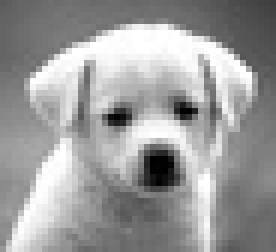
#> input picture SAMPLE_CREATOR/SAMPLES/sample_image_dog.jpg, 46 x 42 px, shrunk from 332 x 300 before the run (shown 6 times larger)
$ python sample_creator.py
#> lines starting #> are read from the running program, lines starting #| are printed output that depends on the picture
### SAMPLE_CREATOR/SIGNAL_ADDER/signal_adder.py
import numpy as np
import numpy.random as r


class signalAdder:
    def __init__(self):
        self.OWNER          = "IBRAHIM METE BINGOL"
        self.VERSION        = "1.0.0"
        self.DESCRIPTION    = "This class represents a signal adder that can be used to add image signals."
        self.CREATION_DATE  = "2025-07-27"
        self.LAST_MODIFIED  = "2025-07-27"
    # [35 lines left out: functions getOwner, getVersion, getDescription, getCreationDate, getLastModified, CreateRandomImageSignal1D and 1 more, not called in this run]
    def imageToImageSignal1D(self, filePath : str):
        """
        Converts a PNG image to a 1D signal.

        Parameters:
        filePath (str): The path to the PNG file.

        Returns:
        np.array: The 1D signal represented by the image.
        """
        from PIL import Image
        img = Image.open(filePath)
        return np.array(img).flatten()
    def imageToImageSignal2D(self, filePath : str):
        """
        Converts a PNG image to a 2D signal.
        Parameters:
        filePath (str): The path to the PNG file.
        Returns:
        np.array: The 2D signal represented by the image.
        """
        from PIL import Image
        img = Image.open(filePath)
        return np.array(img)

    def linearMap1DSignal(self, signal : np.ndarray, minValue : float, maxValue : float):
        """
        Maps a 1D signal to a specified range.

        Parameters:
        signal (np.ndarray): The input 1D signal.
        minValue (float): The minimum value of the output range.
        maxValue (float): The maximum value of the output range.

        Returns:
        np.ndarray: The mapped 1D signal.
        """
        return np.interp(signal, (signal.min(), signal.max()), (minValue, maxValue))

    def linearMap2DSignal(self, signal : np.ndarray, minValue : float, maxValue : float):
        """
        Maps a 2D signal to a specified range.

        Parameters:
        signal (np.ndarray): The input 2D signal.
        minValue (float): The minimum value of the output range.
        maxValue (float): The maximum value of the output range.

        Returns:
        np.ndarray: The mapped 2D signal.
        """
        return np.interp(signal, (signal.min(), signal.max()), (minValue, maxValue))


# [20 lines that do not run on import are left out]


### SAMPLE_CREATOR/NOISE_SPRINKLER/noise_sprinkler.py
# -*- coding: utf-8 -*-
"""
This module provides a class for adding noise to signals.
"""
import numpy as np
import numpy.random as r


class noiseSprinkler:
    """
    This class represents a noise sprinkler that can be used to add noise to a signal.
    """

    def __init__(self):
        self.OWNER          = "IBRAHIM METE BINGOL"
        self.VERSION        = "1.0.0"
        self.DESCRIPTION    = "This class represents a noise sprinkler that can be used to add noise to a signal."
        self.CREATION_DATE  = "2025-07-27"
        self.LAST_MODIFIED  = "2025-07-27"
    # [28 lines left out: functions getOwner, getVersion, getDescription, getCreationDate, getLastModified, not called in this run]

    def addNoiseGaussian1D(self, signal : np.array, noise_level):
        """
        Adds Gaussian noise to a 1D signal.

        Parameters:
        signal (np.array): The input signal.
        noise_level (float): The level of noise to be added.

        Returns:
        np.array: The signal with added noise.
        """
        noise = r.normal(0, noise_level, len(signal))
        return signal + noise
    # [13 lines left out: function addNoiseRandom1D, not called in this run]
    def addNoiseGaussian2D(self, signal : np.array, noise_level):
        """
        Adds Gaussian noise to a 2D signal.

        Parameters:
        signal (np.array): The input signal.
        noise_level (float): The level of noise to be added.

        Returns:
        np.array: The signal with added noise.
        """
        noise = r.normal(0, noise_level, signal.shape)
        return signal + noise
    # [13 lines left out: function addNoiseRandom2D, not called in this run]


# [10 lines that do not run on import are left out]

### SAMPLE_CREATOR/GAMA_EFFECT_ADDER/gama_effect_adder.py
import numpy as np


class gamaEffectAdder:
    """
    Class to add GAMA effects to image signals.
    """
    def __init__(self):
        self.OWNER = "GAMA_CORRECTION"
        self.VERSION = "1.0.0"
        self.DESCRIPTION = "This class represents a GAMA effect adder that can be used to add GAMA effects to image signals."
        self.CREATION_DATE = "2025-07-27"
        self.LAST_MODIFIED = "2025-07-27"

    # [29 lines left out: functions getOwner, getVersion, getDescription, getCreationDate, getLastModified, not called in this run]

    def addGamaEffect1DImageSignal(self, imageSignal: np.ndarray, gamma: float, scaler: float) -> np.ndarray:
        """
        Adds GAMA effect to the 1D image signal.

        Parameters:
        imageSignal (np.ndarray): The input 1D image signal.
        gamma (float): The gamma value to apply.

        Returns:
        np.ndarray: The image signal with GAMA effect applied.
        """
        # Apply GAMA effect
        return np.power(imageSignal, gamma) * scaler
    def addGamaEffect2DImageSignal(self, imageSignal: np.ndarray, gamma: float, scaler: float) -> np.ndarray:
        """
        Adds GAMA effect to the 2D image signal.

        Parameters:
        imageSignal (np.ndarray): The input 2D image signal.
        gamma (float): The gamma value to apply.

        Returns:
        np.ndarray: The image signal with GAMA effect applied.
        """
        # Apply GAMA effect
        return np.power(imageSignal, gamma) * scaler

# [22 lines that do not run on import are left out]
    # Note: The above example usage is for demonstration purposes and can be removed in production code.

### SAMPLE_CREATOR/PLOTTER/plotter.py
import numpy as np
import matplotlib.pyplot as plt


class plotter:
    def __init__(self):
        self.OWNER          = "IBRAHIM METE BINGOL"
        self.VERSION        = "1.0.0"
        self.DESCRIPTION    = "This class provides methods to plot signals and images."
        self.CREATION_DATE  = "2025-07-27"
        self.LAST_MODIFIED  = "2025-07-27"
    # [25 lines left out: functions getOwner, getVersion, getDescription, getCreationDate, getLastModified, not called in this run]
    def plot1DSignal(self, signal : np.array, title: str = "1D Signal Plot", xlabel: str = "Sample Index", ylabel: str = "Signal Value"):
        """
        Plots a 1D signal.

        Parameters:
        signal (np.array): The 1D signal to be plotted.
        title (str): The title of the plot.
        xlabel (str): The label for the x-axis.
        ylabel (str): The label for the y-axis.
        """
        plt.figure(figsize=(10, 5))
        plt.plot(signal)
        plt.title(title)
        plt.xlabel(xlabel)
        plt.ylabel(ylabel)
        plt.grid()
        plt.show()
    def plot2DSignal(self, signal : np.array, title: str = "2D Signal Plot", cmap: str = "gray", xlabel: str = "Sample Index", ylabel: str = "Time Index", min_value: float = None, max_value: float = None):
        """
        Plots a 2D signal.
        """
        plt.figure(figsize=(10, 5))
        plt.imshow(signal, aspect='auto', cmap=cmap, vmin=min_value, vmax=max_value)
        plt.title(title)
        plt.colorbar(label='Signal Value')
        plt.xlabel(xlabel)
        plt.ylabel(ylabel)
        plt.grid()
        plt.show()
    def showImage(self, image: np.array, title: str = "Image", cmap: str = "gray", min_value: float = None, max_value: float = None):
        """
        Displays an image.

        Parameters:
        image (np.array): The image to be displayed.
        title (str): The title of the image.
        cmap (str): The colormap to use for displaying the image.
        """
        plt.figure(figsize=(10, 5))
        plt.imshow(image, cmap=cmap, vmin=min_value, vmax=max_value)
        plt.title(title)
        plt.axis('off')
        plt.show()

### SAMPLE_CREATOR/sample_creator.py
## Import necessary modules
import numpy as np
import cv2 as cv2
## Import custom modules
from GAMA_EFFECT_ADDER.gama_effect_adder import gamaEffectAdder
from NOISE_SPRINKLER.noise_sprinkler import noiseSprinkler
from SIGNAL_ADDER.signal_adder import signalAdder
from PLOTTER.plotter import plotter


class SampleCreator:
    def __init__(self):
        self.OWNER          = "IBRAHIM METE BINGOL"
        self.VERSION        = "1.0.0"
        self.DESCRIPTION    = "This class provides methods to create and manipulate samples."
        self.CREATION_DATE  = "2025-07-27"
        self.LAST_MODIFIED  = "2025-07-27"
        self.GEA            = gamaEffectAdder()
        self.NS             = noiseSprinkler()
        self.SA             = signalAdder()
        self.P              = plotter()
    def getOwner(self):
        """
        Returns the owner of the class.
        """
        return self.OWNER
    def getVersion(self):
        """
        Returns the version of the class.
        """
        return self.VERSION
    def getDescription(self):
        """
        Returns the description of the class.
        """
        return self.DESCRIPTION
    def getCreationDate(self):
        """
        Returns the creation date of the class.
        """
        return self.CREATION_DATE
    def getLastModified(self):
        """
        Returns the last modified date of the class.
        """
        return self.LAST_MODIFIED
    # [52 lines left out: functions createRandomImageSignal1D, createRandomImageSignal1DWithGaussianNoise, createRandomImageSignal1DWithUniformNoise, createRandomImageSignal2D, createRandomImageSignal2DWithGaussianNoise, createRandomImageSignal2DWithUniformNoise and 2 more, not called in this run]
    def imageToImageSignal1DWithGaussianNoise(self, filePath: str, noiseLevel: float = 0.1):
        """
        Converts a PNG image to a 1D signal with Gaussian noise.

        Parameters:
        filePath (str): The path to the PNG file.

        Returns:
        np.array: The 1D signal represented by the image.
        """
        return self.NS.addNoiseGaussian1D(self.SA.imageToImageSignal1D(filePath), noiseLevel)
#> in imageToImageSignal1D, img is the input picture: PIL image 46x42 RGB; min 0, max 255, mean 155.7
#> in addNoiseGaussian1D, `noise = r.normal(0, noise_level, len(signal))`: noise = 5796 values, max 0.76 at index 3118, min -0.748 at index 3752, mean -0.00289
    # [22 lines left out: functions imageToImageSignal2D, imageToImageSignal2DWithUniformNoise, not called in this run]
    def imageToImageSignal2DWithGaussianNoise(self, filePath: str, noiseLevel: float = 0.1):
        """
        Converts a PNG image to a 2D signal with Gaussian noise.

        Parameters:
        filePath (str): The path to the PNG file.

        Returns:
        np.array: The 2D signal represented by the image.
        """
        return self.NS.addNoiseGaussian2D(self.SA.imageToImageSignal2D(filePath), noiseLevel)
    def applyGamaEffect1D(self, signal: np.array, gama: float, scaler: float = 1.0):
        """
        Applies Gama effect to a 1D signal.

        Parameters:
        signal (np.array): The input signal.
        gama (float): The gama value for the effect.

        Returns:
        np.array: The signal with Gama effect applied.
        """
        return self.GEA.addGamaEffect1DImageSignal(signal, gama, scaler)
    def applyGamaEffect2D(self, signal: np.array, gama: float, scaler: float = 1.0):
        """
        Applies Gama effect to a 2D signal.

        Parameters:
        signal (np.array): The input signal.
        gama (float): The gama value for the effect.

        Returns:
        np.array: The signal with Gama effect applied.
        """
        return self.GEA.addGamaEffect2DImageSignal(signal, gama, scaler)
    # [66 lines left out: functions findMinValue1DArray, findMinValue2DArray, findMaxValue1DArray, findMaxValue2DArray, floatArrayToUInt32Array, uint32ArrayToFloatArray, not called in this run]
    def floatArrayToUint16Array(self, arr: np.array):
        """
        Converts a float array to a 16-bit unsigned integer array.

        Parameters:
        arr (np.array): The input float array.

        Returns:
        np.array: The converted 16-bit unsigned integer array.
        """
        return arr.astype(np.uint16)
    # [34 lines left out: functions uint16ArrayToFloatArray, floatArrayToUint8Array, uint8ArrayToFloatArray, not called in this run]
    def plot2DSignal(self, signal: np.array, title: str = "2D Signal Plot", cmap: str = "gray", xlabel: str = "Sample Index", ylabel: str = "Time Index", min_value: float = None, max_value: float = None):
        """
        Plots a 2D signal.

        Parameters:
        signal (np.array): The 2D signal to be plotted.
        title (str): The title of the plot.
        cmap (str): The colormap to be used for the plot.
        xlabel (str): The label for the x-axis.
        ylabel (str): The label for the y-axis.
        min_value (float): Minimum value for color scaling.
        max_value (float): Maximum value for color scaling.
        """
        self.P.plot2DSignal(signal, title, cmap, xlabel, ylabel, min_value, max_value)
    def plot1DSignal(self, signal: np.array, title: str = "1D Signal Plot", xlabel: str = "Sample Index", ylabel: str = "Signal Value"):
        """
        Plots a 1D signal.

        Parameters:
        signal (np.array): The 1D signal to be plotted.
        title (str): The title of the plot.
        xlabel (str): The label for the x-axis.
        ylabel (str): The label for the y-axis.
        """
        self.P.plot1DSignal(signal, title, xlabel, ylabel)
    def showImage(self, image: np.array, title: str = "Image", cmap: str = "gray", min_value: float = None, max_value: float = None):
        """
        Displays an image.

        Parameters:
        image (np.array): The image to be displayed.
        title (str): The title of the image.
        cmap (str): The colormap to use for displaying the image.
        min_value (float): Minimum value for color scaling.
        max_value (float): Maximum value for color scaling.
        """
        self.P.showImage(image, title, cmap, min_value, max_value)
    def linearMap1DSignal(self, signal: np.array, newMin: float, newMax: float):
        """
        Linearly maps a 1D signal to a new range.

        Parameters:
        signal (np.array): The input 1D signal.
        newMin (float): The new minimum value.
        newMax (float): The new maximum value.

        Returns:
        np.array: The linearly mapped 1D signal.
        """
        return self.SA.linearMap1DSignal(signal, newMin, newMax)

    def linearMap2DSignal(self, signal: np.array, newMin: float, newMax: float):
        """
        Linearly maps a 2D signal to a new range.

        Parameters:
        signal (np.array): The input 2D signal.
        newMin (float): The new minimum value.
        newMax (float): The new maximum value.

        Returns:
        np.array: The linearly mapped 2D signal.
        """
        return self.SA.linearMap2DSignal(signal, newMin, newMax)

if __name__ == "__main__":
    # Example usage
    SC = SampleCreator()
    print(SC.getOwner())
    print(SC.getVersion())
    print(SC.getDescription())
    print(SC.getCreationDate())
    print(SC.getLastModified())

    # create samples
    originalSignal1DwithGaussianNoise   = SC.imageToImageSignal1DWithGaussianNoise("SAMPLES/sample_image_dog.jpg", 0.2)
#> originalSignal1DwithGaussianNoise = 5796 values, max 255.5 at index 1408, min -0.424 at index 3663, mean 155.7
    originalSignal2DwithGaussianNoise   = SC.imageToImageSignal2DWithGaussianNoise("SAMPLES/sample_image_dog.jpg", 0.2)
#> in addNoiseGaussian2D, `noise = r.normal(0, noise_level, signal.shape)`:
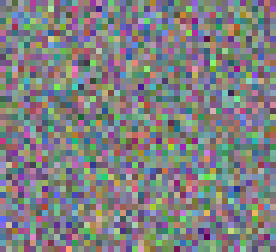
#> noise: shape (42, 46, 3) float64 (shown 6 times larger); mean of channels 0, 1, 2 -0.00764, -0.00594, 0.00394; drawn with min black and max white
    # Normalize the signals to have minimum value of 0
    normalizedSignal1D                  = SC.linearMap1DSignal(originalSignal1DwithGaussianNoise, 0.0, originalSignal1DwithGaussianNoise.max())
#> normalizedSignal1D = 5796 values, max 255.5 at index 1408, min 0 at index 3663, mean 155.8
    normalizedSignal2D                  = SC.linearMap2DSignal(originalSignal2DwithGaussianNoise, 0.0, originalSignal2DwithGaussianNoise.max())
    # [9 lines of commented-out code are left out]
    gamaEffect1D                        = SC.applyGamaEffect1D(normalizedSignal1D, 0.5, scaler=10.0)
#> gamaEffect1D = 5796 values, max 159.8 at index 1408, min 0 at index 3663, mean 122.5
    gamaEffect2D                        = SC.applyGamaEffect2D(normalizedSignal2D, 0.5, scaler=10.0)
#> in addGamaEffect2DImageSignal, `return np.power(imageSignal, gamma) * scaler`:
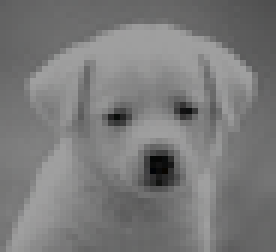
#> returned value: shape (42, 46, 3) float64 (shown 6 times larger); mean of channels 0, 1, 2 122.5, 122.5, 122.5; drawn as R, G, B
    normalizedGamaEffect1D              = SC.linearMap1DSignal(gamaEffect1D, 0.0, gamaEffect1D.max())
#> normalizedGamaEffect1D has the same summary as gamaEffect1D
    normalizedGamaEffect2D              = SC.linearMap2DSignal(gamaEffect2D, 0.0, gamaEffect2D.max())
    # Plot the Gama effect signals
    SC.plot1DSignal(normalizedGamaEffect1D, title="Gama Effect 1D Signal", xlabel="Sample Index", ylabel="Signal Value")
#> in plot1DSignal, `plt.show()`:
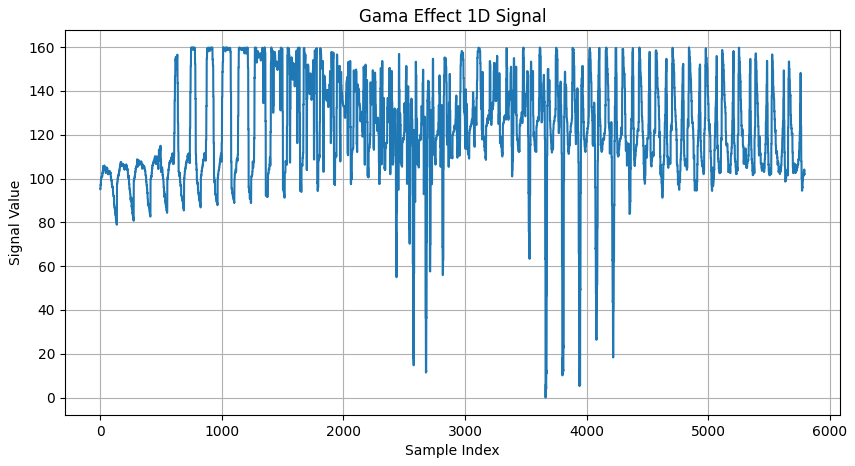
#> figure drawn by matplotlib, 1 panel; curve peaks at x = 1408, y = 159.8
    SC.plot2DSignal(SC.floatArrayToUint16Array(normalizedGamaEffect2D), title="Gama Effect 2D Signal", cmap="gray", xlabel="Sample X Index", ylabel="Sample Y Index", min_value=0, max_value=255)
#> in plot2DSignal, `plt.show()`:
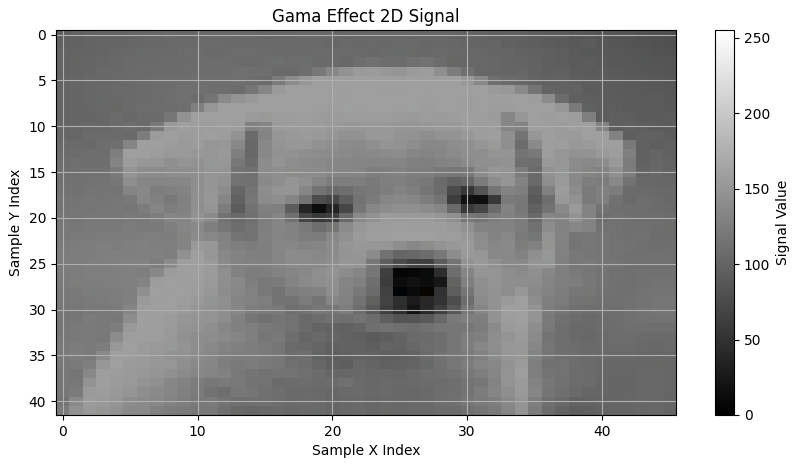
#> figure drawn by matplotlib, 2 panels
    SC.showImage(SC.floatArrayToUint16Array(normalizedGamaEffect2D), title="Gama Effect 2D Signal Image", cmap="gray", min_value=0, max_value=255)
